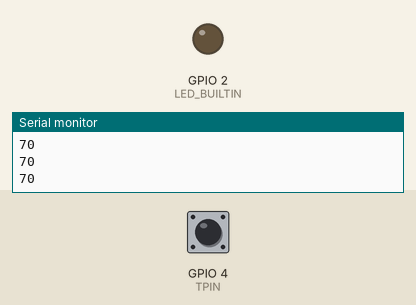
Simulated run of this sketch. Board: ESP32. On the bench: output pins drawn as LEDs (lit = HIGH), the last lines printed to the serial monitor. Inputs (shaded band) come from the test bench; at power-on: GPIO 4 (TPIN) HIGH.

Above: at 2.2 s.
2.3 s: GPIO 4 (TPIN) pulled LOW for 0.3 s
At 2.62 s:
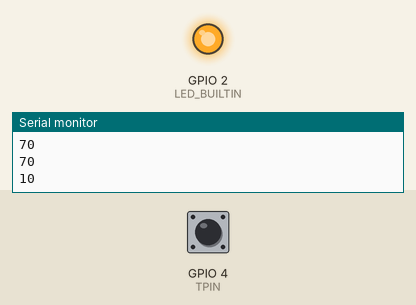
4.2 s: GPIO 4 (TPIN) pulled LOW for 3.2 s
At 8.3 s:
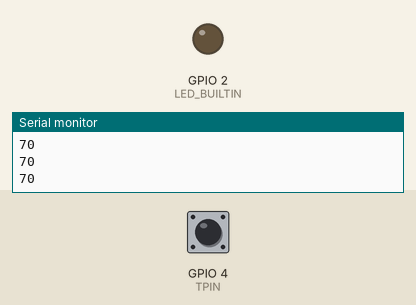
Timing chart, 0 to 9.8 s (numbered marks = the images above; inputs shaded):
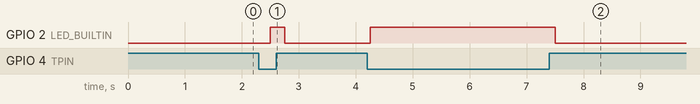

Measured:
- after the input at 2.3 s, GPIO 2 (LED_BUILTIN): LOW → HIGH after 0.20 s, → LOW 0.25 s later
- after the input at 4.2 s, GPIO 2 (LED_BUILTIN): LOW → HIGH after 0.05 s, → LOW 3.3 s later

The sketch:

esp32_blink.ino
```cpp
/*
  Testing the capacitive touch capabilities to turn an led on when touched.
  This feature is on the esp32 only.

  1) Connect a wire to the T0 pin (refer to the datasheet).
  2) Upload to the ESP32 module
  3) Touch the end of the wire to turn the led on, let go to turn it off.
*/

const int LED_BUILTIN = 2;  // led on board, can also use an external led
const int TPIN = T0;        // constant for the touch pin. refer to datasheet for your module
int t_val = 100;            // setting the base value of the touch sensor

void setup() {
  Serial.begin(115200);
  delay(1000);
  Serial.println("touch test");
  pinMode(LED_BUILTIN, OUTPUT);
  digitalWrite(LED_BUILTIN,LOW);

}

void loop() {
  t_val = touchRead(TPIN);  // read the pin to measure touch value
  Serial.println(t_val);    // print the value to the serial monitor

  // the sensor reading will drop when the pin is touched
  // set a threshold value to determine when to turn the led on and off
  if(t_val < 50)
  {
    digitalWrite(LED_BUILTIN,HIGH);
  }
  else
  {
    digitalWrite(LED_BUILTIN,LOW);
  }

  delay(250);
}
```
